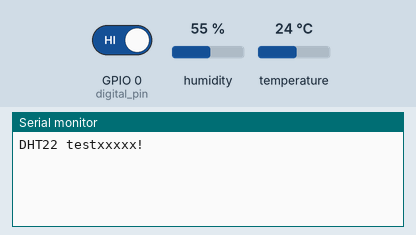
The sketch below on a simulated ESP8266 (NodeMCU). Shown: the last lines printed to the serial monitor. The inputs (shaded band) are chosen by the test bench; at power-on: humidity 55 %, GPIO 0 (digital_pin) HIGH, temperature 24 °C. WiFi joins after 1.5 s; servers stay silent unless stated.

Above: at 3.0 s.
3.1 s: humidity set to 22 %
At 4.6 s:
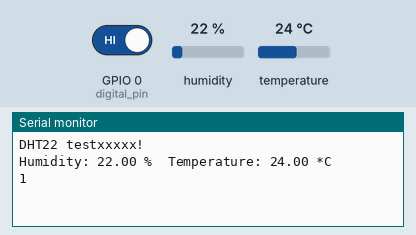
5.8 s: GPIO 0 (digital_pin) driven LOW
At 6.4 s:
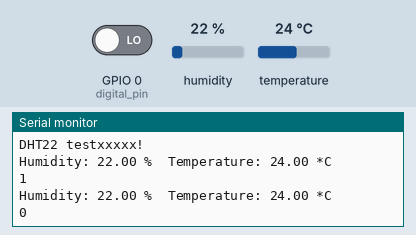
8.5 s: temperature set to 12 °C
At 10.9 s:
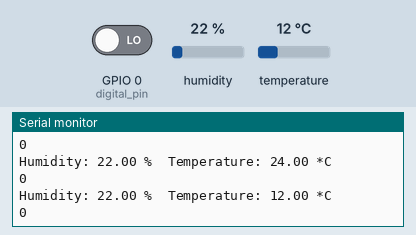
11.2 s: humidity set to 40 %
At 13.0 s:
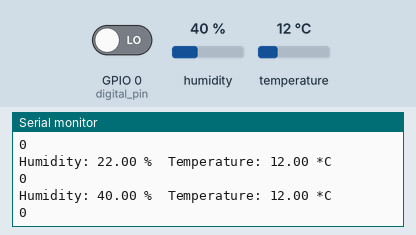

The sketch:

DHT22_WiFi_Blynk.ino
```cpp
#define BLYNK_PRINT Serial
#include <ESP8266WiFi.h>
#include <BlynkSimpleEsp8266.h>

//DHT22
#include "DHT.h"
#define DHTPIN 2     // what digital pin we're connected to
#define DHTTYPE DHT22   // DHT 22  (AM2302), AM2321
DHT dht(DHTPIN, DHTTYPE);

//Sensor TCR5000
const int digital_pin = 0;

char auth[] = "cdshcrhWymXT2jl8JHmfPKKFDaf2vBja";
char ssid[] = "Kruhong";
char pass[] = "panuwat1234567";


void setup()
{
  Serial.begin(9600);
  Blynk.begin(auth, ssid, pass, "blynk.iot-cm.com", 8080);
  Serial.println("DHT22 testxxxxx!");
  dht.begin();
  pinMode(digital_pin,INPUT);
}

void loop()
{
  Blynk.run();
  delay(2000);
  float h = dht.readHumidity();
  float t = dht.readTemperature();

  if (isnan(h) || isnan(t)) {
    Serial.println("Failed to read from DHT sensor!");
    return;
  }

  Serial.print("Humidity: ");
  Serial.print(h);
  Serial.print(" %\t");
  Serial.print("Temperature: ");
  Serial.print(t);
  Serial.println(" *C ");

  Blynk.virtualWrite(V0, h);
  Blynk.virtualWrite(V1, t);


  int sensorValue = digitalRead(digital_pin);
  Serial.println(sensorValue);
  Blynk.virtualWrite(V3, sensorValue);
  delay(1);
}
```

Measured:
- after the input at 3.1 s, the serial monitor: prints a new line after 0.71 s (image 1)
- after the input at 5.8 s, the serial monitor: prints a new line at once (image 2)
- after the input at 8.5 s, the serial monitor: prints a new line after 1.3 s (image 3)
- after the input at 11.2 s, the serial monitor: prints a new line after 0.64 s (image 4)
